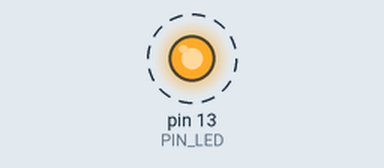
This sketch was run on a simulated Arduino Uno, built with avr-gcc and run on an emulated ATmega328P. Shown: output pins drawn as LEDs (lit = HIGH). Dashed ring = blinking. What the sketch prints to the serial monitor is not drawn.

Above: at 0.5 s.
Timing chart, 0 to 4.6 s (numbered marks = the images above):
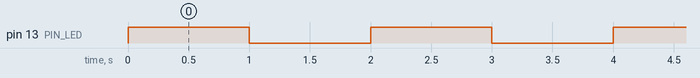

The sketch:

04_example_3.ino
```cpp
#define PIN_LED 13
unsigned int count, toggle;

void setup() {
  pinMode(PIN_LED, OUTPUT);
  Serial.begin(115200);
  while (!Serial){
    ; //wait for serial port to connect.
  }
  Serial.println("Hello World!");
  count = toggle = 0;
  digitalWrite(PIN_LED, toggle); //turn off led
}

void loop() {
  Serial.println(++count);
  toggle = toggle_state(toggle); //toggle LED value.
  digitalWrite(PIN_LED, toggle); //update LED status.
  delay(1000); //wait for 1,000 milliseconds
}

int toggle_state(int toggle){
  toggle = count%2;
  return toggle;
}
```

Measured:
- by itself, pin 13 (PIN_LED): alternates HIGH for 1.0 s and LOW for 1.0 s
